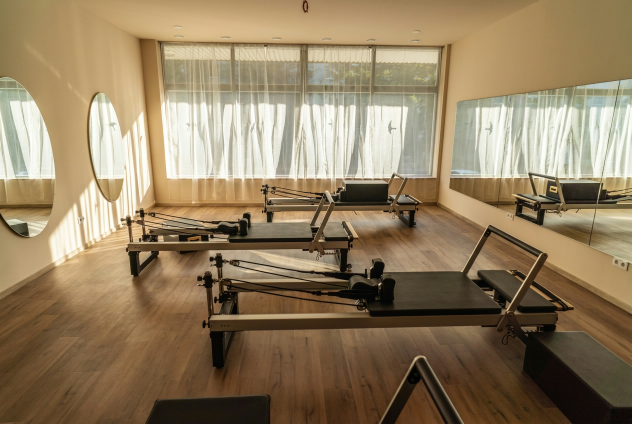
#> input picture raw/ablak-e.jpg, 1264 x 848 px (shown at 1/2 size)
$ python melyseg.py ../raw/ablak-e.jpg ../raw/brunch-e.jpg
#> lines starting #> are read from the running program, lines starting #| are printed output that depends on the picture
import sys
import numpy as np
import onnxruntime as ort
from PIL import Image, ImageFilter

src, out = sys.argv[1], sys.argv[2]
im = Image.open(src).convert('RGB')
#> im is the input picture: PIL image 1264x848 RGB; mean R, G, B 147, 127.2, 97.7
W, H = im.size
#> W = 1264; H = 848
# 518-es oldal, 14 többszöröse, arány megtartva
h = 518
w = 518  # a modell bemenete fix 518x518
x = np.asarray(im.resize((w, h), Image.BICUBIC), dtype=np.float32) / 255.0
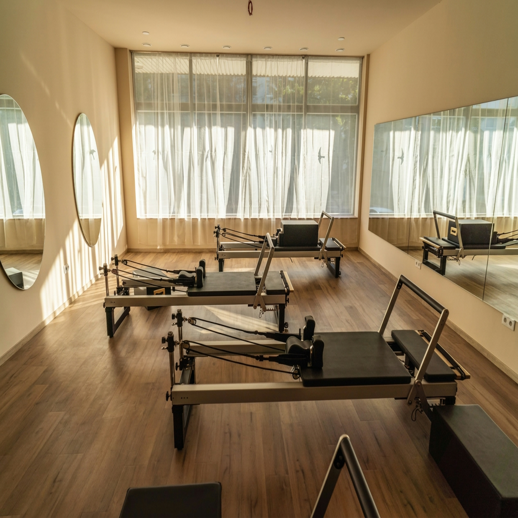
#> x: shape (518, 518, 3) float32; mean R, G, B 0.577, 0.499, 0.384
x = (x - [0.485, 0.456, 0.406]) / [0.229, 0.224, 0.225]
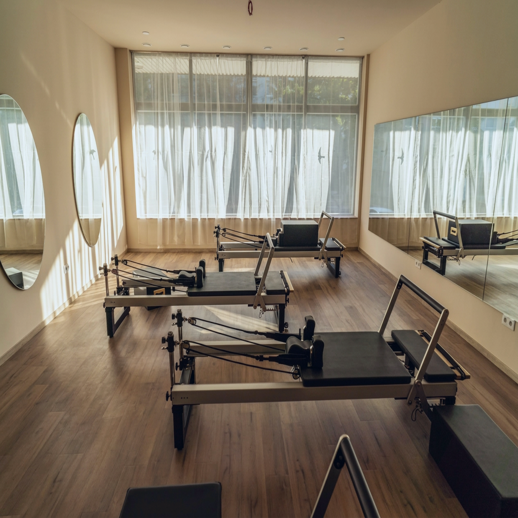
#> x: shape (518, 518, 3) float64; mean R, G, B 0.399, 0.192, -0.102; drawn with min black and max white
x = x.transpose(2, 0, 1)[None].astype(np.float32)
#> (the run stopped early here; a loop or call above may not have finished)

$ run again, on raw/kave-e.jpg
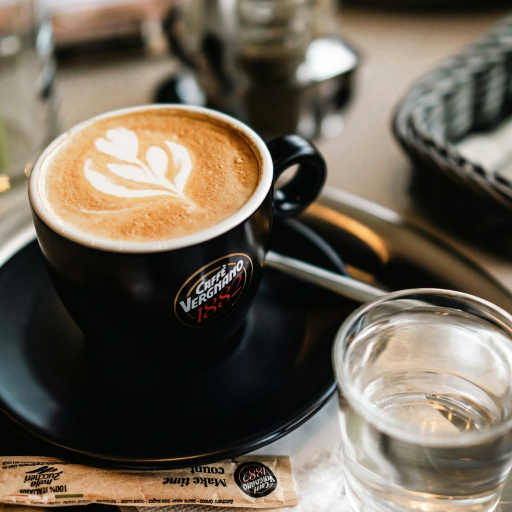
#> input picture raw/kave-e.jpg, 1024 x 1024 px (shown at 1/2 size)
#> im is the input picture: PIL image 1024x1024 RGB; mean R, G, B 108.7, 98.7, 84.3
#> `x = np.asarray(im.resize((w, h), Image.BICUBIC), dtype=np.float32) / 2..`:
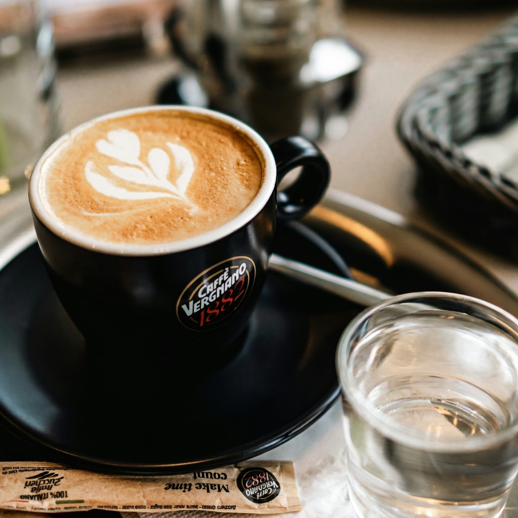
#> x: shape (518, 518, 3) float32; mean R, G, B 0.427, 0.387, 0.331

$ run again, on raw/kutya-edit.jpg
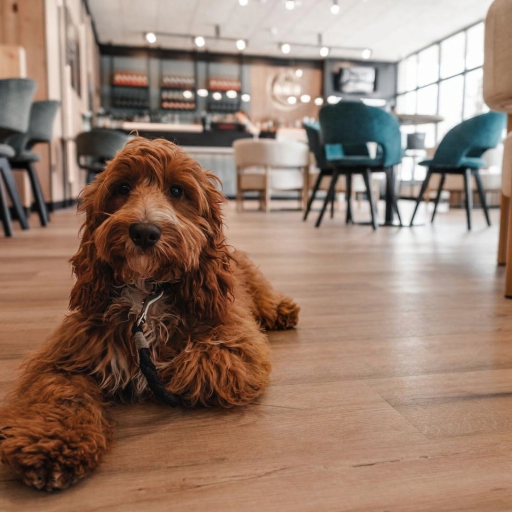
#> input picture raw/kutya-edit.jpg, 1024 x 1024 px (shown at 1/2 size)
#> im is the input picture: PIL image 1024x1024 RGB; mean R, G, B 149.7, 123.6, 108.5
#> `x = np.asarray(im.resize((w, h), Image.BICUBIC), dtype=np.float32) / 2..`:
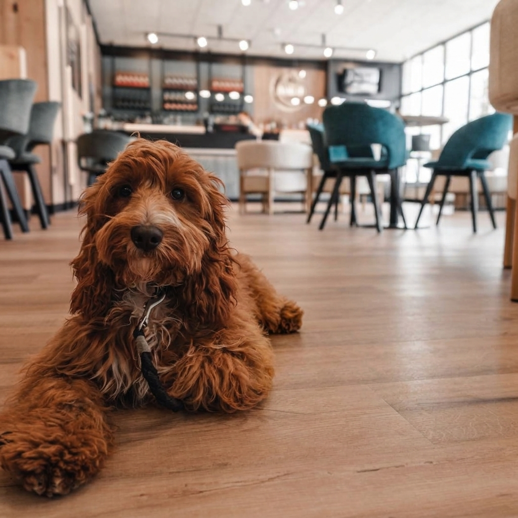
#> x: shape (518, 518, 3) float32; mean R, G, B 0.587, 0.485, 0.426
#> `x = (x - [0.485, 0.456, 0.406]) / [0.229, 0.224, 0.225]`:
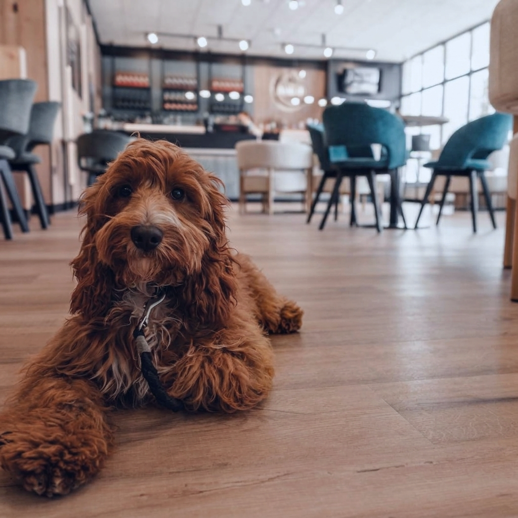
#> x: shape (518, 518, 3) float64; mean R, G, B 0.445, 0.128, 0.087; drawn with min black and max white
